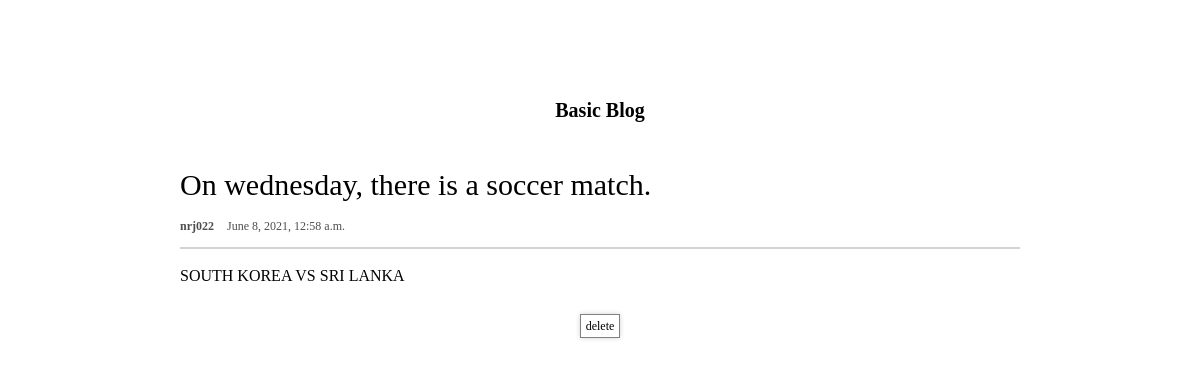
Screenshot of /post/9/ with the database file from the repository.
### blog/models.py (models this page shows, shortened)
class Post(models.Model):
    category = models.CharField(max_length=50, default = "coding")
    author = models.ForeignKey(settings.AUTH_USER_MODEL, on_delete=models.CASCADE)
    title = models.CharField(max_length=200)
    text = models.TextField()
    created_date = models.DateTimeField(
            default=timezone.now)
    published_date = models.DateTimeField(
            blank=True, null=True)

### blog/views.py (the view)
# urls.py: path('post/<int:pk>/', views.post_detail, name='post_detail'),
def post_detail(request, pk):
    post = get_object_or_404(Post, pk=pk)
    return render(request, 'blog/post_detail.html', {'post':post})

### blog/templates/blog/post_detail.html
{% extends 'blog/base.html'%} {% block content %}
<div class="container">
  <header class="post-detail__header">
    <h2 class="post-detail__title">{{ post.title }}</h2>
    <div class="post-detail__info">
      <span class="post-detail__info--author">{{ post.author }}</span>
      <span class="post-detail__info--date">{{ post.created_date }}</span>
    </div>
  </header>
  <div class="post-detail__text">{{ post.text|linebreaksbr }}</div>
</div>
<div class="btn-more">
  <a class="btn delete" href="{% url 'remove_post' pk=post.pk %}">delete</a>
</div>
{% endblock %}

### blog/static/css/index.css (style rules this page uses)
.btn { background-color: white; border: 1px solid grey; box-shadow: 0 0 5px lightgrey; padding: 4px 5px; font-size: 12px; }
body { display: flex; flex-direction: column; justify-content: center; align-items: center; }

### blog/static/css/main_board.css (style rules this page uses)
.container { width: 70%; }

### blog/static/css/post_detail.css (style rules this page uses)
.post-detail__header { margin-top: -20px; }
.post-detail__title { font-size: 30px; margin: 20px 0; }
.post-detail__info { color: rgb(78, 78, 78); font-size: 12px; }
.post-detail__info--author { font-weight: 700; margin-right: 10px; }
.post-detail__text { margin: 15px 0; padding: 15px 0; border-top: 2px solid lightgray; line-height: 23px; }

### rows the page displays
Post: title "On wednesday, there is a soccer match.", author "nrj022", created_date "June 8, 2021, 12:58 a.m.", text "SOUTH KOREA VS SRI LANKA"
